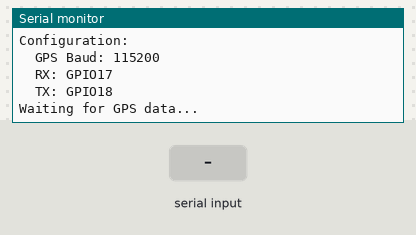
The sketch below on a simulated ESP32-S3. On the bench: the last lines printed to the serial monitor. Inputs (shaded band) come from the test bench.

Above: at 4.2 s.
4.3 s: "1\n" received over the second serial link
At 5.1 s:
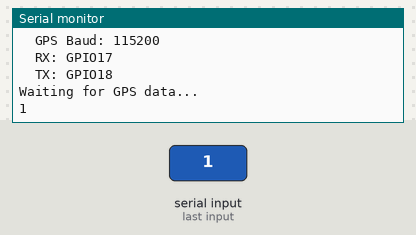
5.8 s: "0\n" received over the second serial link
At 6.2 s:
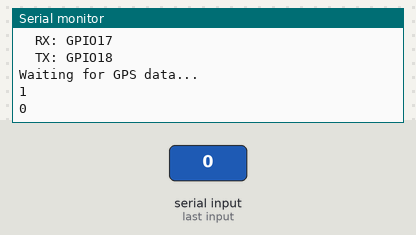
7.3 s: "2\n" received over the second serial link
At 8.6 s:
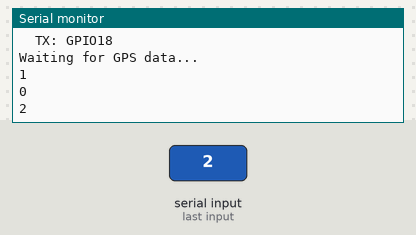

Measured:
- after the input at 4.3 s, the serial monitor: prints a new line at once (image 1)
- after the input at 5.8 s, the serial monitor: prints a new line at once (image 2)
- after the input at 7.3 s, the serial monitor: prints a new line at once (image 3)

The sketch:

NMEATestBasicShort.ino
```cpp
/*
 * BIP26 GPS NMEA Reader - Test Program
 * TenStar ESP32-S3 + Waveshare LC29H GPS Module
 *
 * Hardware Connections:
 * - GPS TX (Yellow)  → ESP32 GPIO17 (RX)
 * - GPS RX (Blue)    → ESP32 GPIO18 (TX)
 * - GPS GND (Black)  → ESP32 GND
 *
 * CRITICAL: GPS Baud Rate is 115200 (NOT 9600!)
 * CRITICAL: Set Serial Monitor to 115200 baud
 */

void setup() {
  // USB Serial to computer (115200 baud)
  Serial.begin(115200);
  delay(1000);

  Serial.println("========================================");
  Serial.println("BIP26 GPS NMEA Reader");
  Serial.println("TenStar ESP32-S3 + Waveshare LC29H GPS");
  Serial.println("========================================");
  Serial.println();
  Serial.println("Configuration:");
  Serial.println("  GPS Baud: 115200");
  Serial.println("  RX: GPIO17");
  Serial.println("  TX: GPIO18");
  Serial.println();
  Serial.println("Waiting for GPS data...\n");

  // GPS Serial connection
  // Parameters: baud, format, RX pin, TX pin
  // 115200 = baud rate (bits per second) - MUST match GPS configuration
  // SERIAL_8N1 = 8 data bits, No parity, 1 stop bit (standard format)
  // 17 = RX pin (ESP32 receives from GPS TX via yellow wire)
  // 18 = TX pin (ESP32 transmits to GPS RX via blue wire)
  Serial1.begin(115200, SERIAL_8N1, 17, 18);

  delay(2000);
}

void loop() {
  // Read and display GPS data
  if (Serial1.available()) {
    String nmea = Serial1.readStringUntil('\n');
    nmea.trim();
    Serial.println(nmea);
  }
}

/*
 * UNDERSTANDING THE KEY NUMBERS:
 *
 * 115200 (Baud Rate):
 * - Communication speed in bits per second
 * - Your LC29H GPS is configured for 115200 (12× faster than standard 9600)
 * - BOTH devices must use same baud rate or you get gibberish
 * - At 115200 baud: ~11,520 bytes/sec transmission rate
 *
 * SERIAL_8N1 (Data Format):
 * - 8 = 8 data bits per byte (standard, allows 0-255 values)
 * - N = No parity bit (GPS uses checksums instead)
 * - 1 = 1 stop bit (marks end of byte)
 * - Each byte transmission: START + 8 data bits + STOP = 10 bits total
 *
 * GPIO 17, 18 (UART Pins):
 * - GPIO17 = RX (Receive) - ESP32 receives data from GPS
 * - GPIO18 = TX (Transmit) - ESP32 sends data to GPS (not used here)
 * - These are the UART1 pins on your TenStar board
 * - GPIO number ≠ physical pin (but on TenStar they match: Pin 17 = GPIO17)
 *
 * Serial vs Serial1:
 * - Serial  = UART0 (USB to computer) - you see this in Serial Monitor
 * - Serial1 = UART1 (GPIO pins to GPS) - receives NMEA data
 * - Both run at 115200 baud but on different physical connections
 *
 * Data Flow:
 * GPS (115200 baud) → GPIO17 → ESP32 → USB → Computer (115200 baud)
 *
 * Expected Output:
 * $GNGLL,5317.377320,N,00621.258036,W,084318.000,A,A*5E
 * $GPGGA,084318.000,5317.377320,N,00621.258036,W,1,08,1.2,35.2,M...
 * $GBGSV,5,1,19,05,04,112,,13,03,077,,10,01,059,,27,01,037,,1*74
 *
 * Troubleshooting:
 * - Gibberish? Check Serial Monitor is set to 115200 baud
 * - No data? Check wire connections (especially yellow wire to GPIO17)
 * - Still nothing? Press RST button on ESP32 to restart
 */
```
